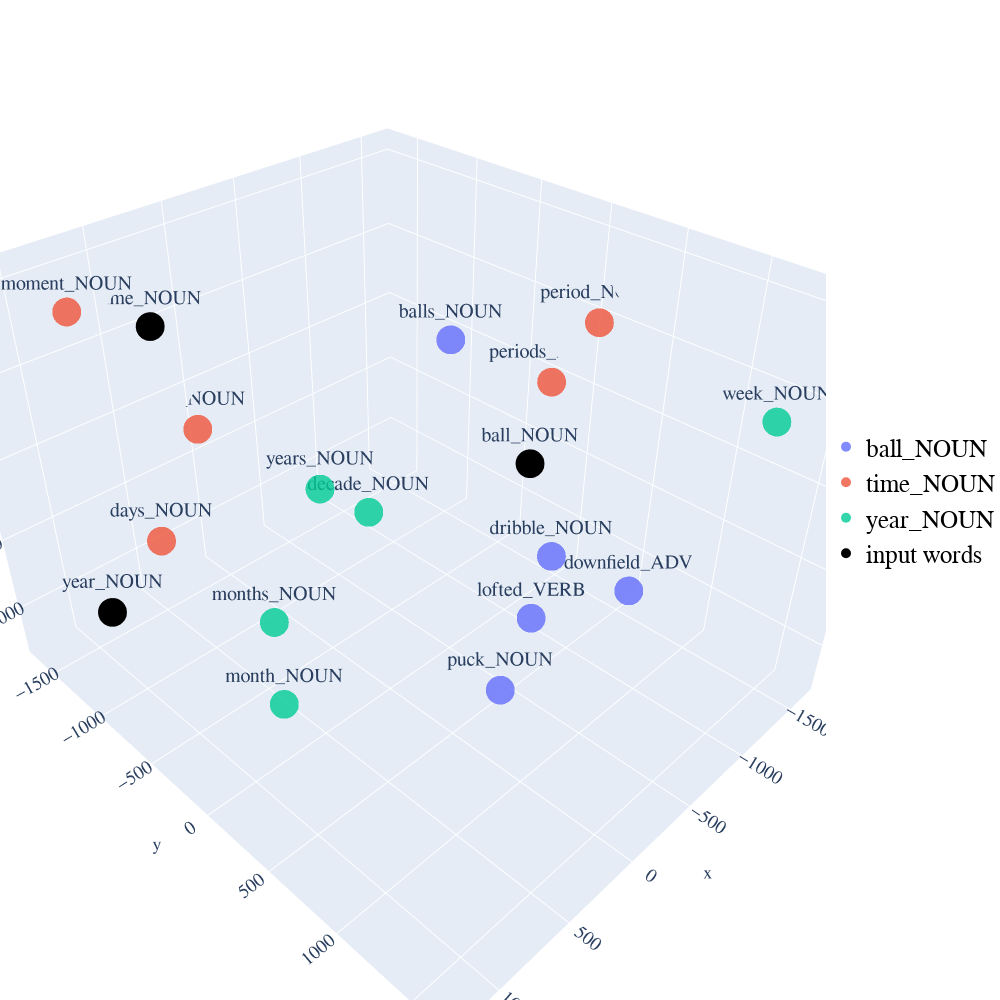

The code cell stored with this chart in its notebook:
### Markdown cell above
### Plotanje tehnikom t-SNE u 3 dimenzije:

### Code cell
from sklearn.manifold import TSNE

def display_tsne_scatterplot_3D(model, user_input=None, words=None, label=None, color_map=None, perplexity = 0, learning_rate = 0, iteration = 0, topn=5, sample=10):

    if words == None:
        if sample > 0:
            words = np.random.choice(list(model.vocab.keys()), sample)
        else:
            words = [ word for word in model.vocab ]
    
    word_vectors = np.array([model[w] for w in words])
    
    three_dim = TSNE(n_components = 3, random_state=0, perplexity = perplexity, learning_rate = learning_rate, n_iter = iteration).fit_transform(word_vectors)[:,:3]


    data = []


    count = 0
    for i in range (len(user_input)):

                trace = go.Scatter3d(
                    x = three_dim[count:count+topn,0], 
                    y = three_dim[count:count+topn,1],  
                    z = three_dim[count:count+topn,2],
                    text = words[count:count+topn],
                    name = user_input[i],
                    textposition = "top center",
                    textfont_size = 20,
                    mode = 'markers+text',
                    marker = {
                        'size': 10,
                        'opacity': 0.8,
                        'color': 2
                    }
       
                )
                
                data.append(trace)
                count = count+topn

    trace_input = go.Scatter3d(
                    x = three_dim[count:,0], 
                    y = three_dim[count:,1],  
                    z = three_dim[count:,2],
                    text = words[count:],
                    name = 'input words',
                    textposition = "top center",
                    textfont_size = 20,
                    mode = 'markers+text',
                    marker = {
                        'size': 10,
                        'opacity': 1,
                        'color': 'black'
                    }
                    )
            
    data.append(trace_input)
    
# Configure the layout

    layout = go.Layout(
        margin = {'l': 0, 'r': 0, 'b': 0, 't': 0},
        showlegend=True,
        legend=dict(
        x=1,
        y=0.5,
        font=dict(
            family="Courier New",
            size=25,
            color="black"
        )),
        font = dict(
            family = " Courier New ",
            size = 15),
        autosize = False,
        width = 1000,
        height = 1000
        )


    plot_figure = go.Figure(data = data, layout = layout)
    plot_figure.show()
    
display_tsne_scatterplot_3D(word_vectors, user_input, similar_word, labels, color_map, 5, 500, 10000)

### Figure 1 — Plotly figure (JSON) as saved in the notebook; plotly's stock layout.template omitted (floating-point values rounded to 4 significant figures)
{"data": [{"marker": {"color": 2, "opacity": 0.8, "size": 10}, "mode": "markers+text", "name": "ball_NOUN", "text": ["balls_NOUN", "downfield_ADV", "dribble_NOUN", "puck_NOUN", "lofted_VERB"], "textfont": {"size": 20}, "textposition": "top center", "type": "scatter3d", "x": [-45.72, -850.4, 349.9, -385.5, -35.69], "y": [380.3, 976.2, 1340.0, 506.6, 960.6], "z": [1060.0, -531.0, 566.0, -1271.0, -235.8]}, {"marker": {"color": 2, "opacity": 0.8, "size": 10}, "mode": "markers+text", "name": "time_NOUN", "text": ["day_NOUN", "moment_NOUN", "days_NOUN", "period_NOUN", "periods_NOUN"], "textfont": {"size": 20}, "textposition": "top center", "type": "scatter3d", "x": [13.96, 886.1, 1053.0, -1591.0, -1638.0], "y": [-1665.0, -1372.0, -510.9, 88.57, -254.3], "z": [-289.8, 911.1, 29.48, 487.4, -56.22]}, {"marker": {"color": 2, "opacity": 0.8, "size": 10}, "mode": "markers+text", "name": "year_NOUN", "text": ["month_NOUN", "week_NOUN", "months_NOUN", "decade_NOUN", "years_NOUN"], "textfont": {"size": 20}, "textposition": "top center", "type": "scatter3d", "x": [1232.0, -813.1, 689.0, -367.4, 127.7], "y": [618.3, 1635.0, -139.7, -552.7, -390.7], "z": [-167.2, 836.3, -494.3, -542.8, -54.02]}, {"marker": {"color": "black", "opacity": 1, "size": 10}, "mode": "markers+text", "name": "input words", "text": ["ball_NOUN", "time_NOUN", "year_NOUN"], "textfont": {"size": 20}, "textposition": "top center", "type": "scatter3d", "x": [-235.3, 310.9, 1042.0], "y": [732.0, -1558.0, -1180.0], "z": [464.2, 555.3, -842.2]}], "layout": {"autosize": false, "font": {"family": " Courier New ", "size": 15}, "height": 1000, "legend": {"font": {"color": "black", "family": "Courier New", "size": 25}, "x": 1, "y": 0.5}, "margin": {"b": 0, "l": 0, "r": 0, "t": 0}, "showlegend": true, "width": 1000}}
